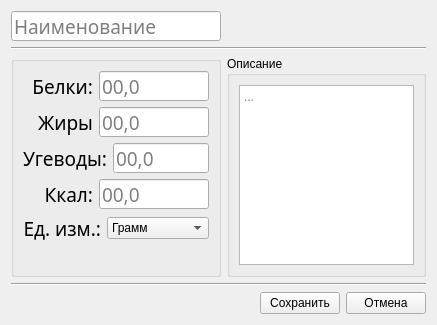
<?xml version="1.0" encoding="UTF-8"?>
<ui version="4.0">
 <class>ProductEdit</class>
 <widget class="QWidget" name="ProductEdit">
  <property name="geometry">
   <rect>
    <x>0</x>
    <y>0</y>
    <width>437</width>
    <height>325</height>
   </rect>
  </property>
  <property name="windowTitle">
   <string>Редактирование продукта</string>
  </property>
  <layout class="QGridLayout" name="gridLayout">
   <item row="0" column="0">
    <widget class="QLineEdit" name="lineEdit_productName">
     <property name="minimumSize">
      <size>
       <width>0</width>
       <height>30</height>
      </size>
     </property>
     <property name="font">
      <font>
       <family>Calibri Light</family>
       <pointsize>14</pointsize>
      </font>
     </property>
     <property name="placeholderText">
      <string>Наименование</string>
     </property>
    </widget>
   </item>
   <item row="1" column="0" colspan="2">
    <widget class="Line" name="line">
     <property name="orientation">
      <enum>Qt::Horizontal</enum>
     </property>
    </widget>
   </item>
   <item row="2" column="0">
    <widget class="QGroupBox" name="groupBox_2">
     <property name="title">
      <string/>
     </property>
     <layout class="QVBoxLayout" name="verticalLayout">
      <item>
       <layout class="QHBoxLayout" name="horizontalLayout_3">
        <item>
         <widget class="QLabel" name="label_2">
          <property name="font">
           <font>
            <family>Calibri Light</family>
            <pointsize>14</pointsize>
           </font>
          </property>
          <property name="text">
           <string>Белки:</string>
          </property>
          <property name="alignment">
           <set>Qt::AlignRight|Qt::AlignTrailing|Qt::AlignVCenter</set>
          </property>
         </widget>
        </item>
        <item>
         <widget class="QLineEdit" name="lineEdit_numProtein">
          <property name="minimumSize">
           <size>
            <width>0</width>
            <height>30</height>
           </size>
          </property>
          <property name="maximumSize">
           <size>
            <width>110</width>
            <height>16777215</height>
           </size>
          </property>
          <property name="font">
           <font>
            <family>Calibri Light</family>
            <pointsize>14</pointsize>
           </font>
          </property>
          <property name="placeholderText">
           <string>00,0</string>
          </property>
         </widget>
        </item>
       </layout>
      </item>
      <item>
       <layout class="QHBoxLayout" name="horizontalLayout_4">
        <item>
         <widget class="QLabel" name="label_4">
          <property name="font">
           <font>
            <family>Calibri Light</family>
            <pointsize>14</pointsize>
           </font>
          </property>
          <property name="text">
           <string>Жиры</string>
          </property>
          <property name="alignment">
           <set>Qt::AlignRight|Qt::AlignTrailing|Qt::AlignVCenter</set>
          </property>
         </widget>
        </item>
        <item>
         <widget class="QLineEdit" name="lineEdit_numFats">
          <property name="minimumSize">
           <size>
            <width>0</width>
            <height>30</height>
           </size>
          </property>
          <property name="maximumSize">
           <size>
            <width>110</width>
            <height>16777215</height>
           </size>
          </property>
          <property name="font">
           <font>
            <family>Calibri Light</family>
            <pointsize>14</pointsize>
           </font>
          </property>
          <property name="placeholderText">
           <string>00,0</string>
          </property>
         </widget>
        </item>
       </layout>
      </item>
      <item>
       <layout class="QHBoxLayout" name="horizontalLayout_6">
        <item>
         <widget class="QLabel" name="label_3">
          <property name="font">
           <font>
            <family>Calibri Light</family>
            <pointsize>14</pointsize>
           </font>
          </property>
          <property name="text">
           <string>Угеводы:</string>
          </property>
          <property name="alignment">
           <set>Qt::AlignRight|Qt::AlignTrailing|Qt::AlignVCenter</set>
          </property>
         </widget>
        </item>
        <item>
         <widget class="QLineEdit" name="lineEdit_numCarbohydrates">
          <property name="minimumSize">
           <size>
            <width>0</width>
            <height>30</height>
           </size>
          </property>
          <property name="maximumSize">
           <size>
            <width>110</width>
            <height>16777215</height>
           </size>
          </property>
          <property name="font">
           <font>
            <family>Calibri Light</family>
            <pointsize>14</pointsize>
           </font>
          </property>
          <property name="placeholderText">
           <string>00,0</string>
          </property>
         </widget>
        </item>
       </layout>
      </item>
      <item>
       <layout class="QHBoxLayout" name="horizontalLayout_5">
        <item>
         <widget class="QLabel" name="label_5">
          <property name="font">
           <font>
            <family>Calibri Light</family>
            <pointsize>14</pointsize>
           </font>
          </property>
          <property name="text">
           <string>Ккал:</string>
          </property>
          <property name="alignment">
           <set>Qt::AlignRight|Qt::AlignTrailing|Qt::AlignVCenter</set>
          </property>
         </widget>
        </item>
        <item>
         <widget class="QLineEdit" name="lineEdit_numKcal">
          <property name="minimumSize">
           <size>
            <width>0</width>
            <height>30</height>
           </size>
          </property>
          <property name="maximumSize">
           <size>
            <width>110</width>
            <height>16777215</height>
           </size>
          </property>
          <property name="font">
           <font>
            <family>Calibri Light</family>
            <pointsize>14</pointsize>
           </font>
          </property>
          <property name="placeholderText">
           <string>00,0</string>
          </property>
         </widget>
        </item>
       </layout>
      </item>
      <item>
       <layout class="QHBoxLayout" name="horizontalLayout_2" stretch="1,0">
        <item>
         <widget class="QLabel" name="label">
          <property name="font">
           <font>
            <family>Calibri Light</family>
            <pointsize>14</pointsize>
           </font>
          </property>
          <property name="text">
           <string>Ед. изм.:</string>
          </property>
          <property name="alignment">
           <set>Qt::AlignRight|Qt::AlignTrailing|Qt::AlignVCenter</set>
          </property>
         </widget>
        </item>
        <item>
         <widget class="QComboBox" name="comboBox">
          <property name="currentText">
           <string>Грамм</string>
          </property>
          <property name="currentIndex">
           <number>0</number>
          </property>
          <item>
           <property name="text">
            <string>Грамм</string>
           </property>
          </item>
          <item>
           <property name="text">
            <string>Миллиграмм</string>
           </property>
          </item>
         </widget>
        </item>
       </layout>
      </item>
      <item>
       <spacer name="verticalSpacer">
        <property name="orientation">
         <enum>Qt::Vertical</enum>
        </property>
        <property name="sizeHint" stdset="0">
         <size>
          <width>20</width>
          <height>40</height>
         </size>
        </property>
       </spacer>
      </item>
     </layout>
    </widget>
   </item>
   <item row="2" column="1">
    <widget class="QGroupBox" name="groupBox">
     <property name="title">
      <string>Описание</string>
     </property>
     <layout class="QVBoxLayout" name="verticalLayout_2">
      <item>
       <widget class="QTextEdit" name="textEdit_description">
        <property name="placeholderText">
         <string>...</string>
        </property>
       </widget>
      </item>
     </layout>
    </widget>
   </item>
   <item row="3" column="0" colspan="2">
    <widget class="Line" name="line_2">
     <property name="orientation">
      <enum>Qt::Horizontal</enum>
     </property>
    </widget>
   </item>
   <item row="4" column="0" colspan="2">
    <layout class="QHBoxLayout" name="horizontalLayout">
     <item>
      <spacer name="horizontalSpacer">
       <property name="orientation">
        <enum>Qt::Horizontal</enum>
       </property>
       <property name="sizeHint" stdset="0">
        <size>
         <width>40</width>
         <height>20</height>
        </size>
       </property>
      </spacer>
     </item>
     <item>
      <widget class="QPushButton" name="pushButton_save">
       <property name="maximumSize">
        <size>
         <width>100</width>
         <height>16777215</height>
        </size>
       </property>
       <property name="text">
        <string>Сохранить</string>
       </property>
      </widget>
     </item>
     <item>
      <widget class="QPushButton" name="pushButton_cancel">
       <property name="maximumSize">
        <size>
         <width>100</width>
         <height>16777215</height>
        </size>
       </property>
       <property name="text">
        <string>Отмена</string>
       </property>
      </widget>
     </item>
    </layout>
   </item>
  </layout>
 </widget>
 <tabstops>
  <tabstop>lineEdit_productName</tabstop>
  <tabstop>lineEdit_numProtein</tabstop>
  <tabstop>lineEdit_numFats</tabstop>
  <tabstop>lineEdit_numCarbohydrates</tabstop>
  <tabstop>lineEdit_numKcal</tabstop>
  <tabstop>comboBox</tabstop>
  <tabstop>textEdit_description</tabstop>
  <tabstop>pushButton_save</tabstop>
  <tabstop>pushButton_cancel</tabstop>
 </tabstops>
 <resources/>
 <connections/>
</ui>
